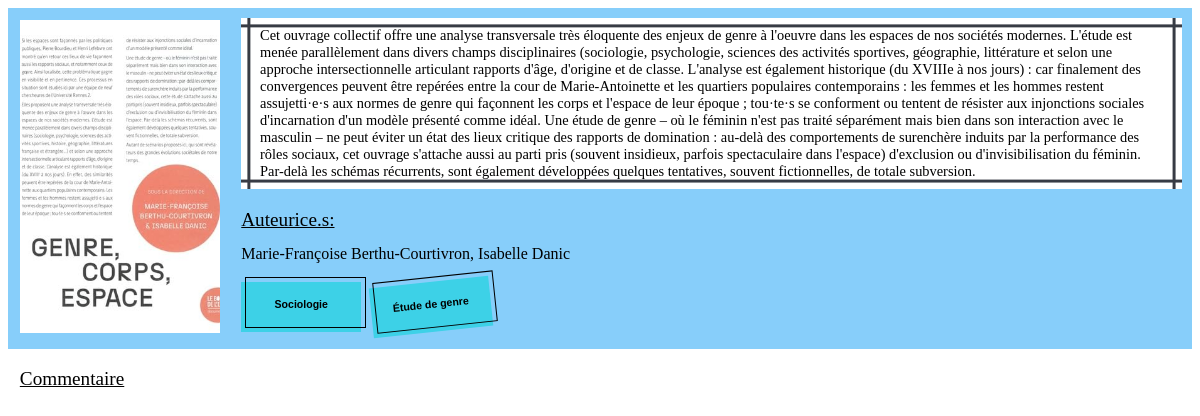
/bookshelf/book/16, run on the app's committed database.
### bookshelf/models.py (models this page shows, shortened)
class Book (models.Model):
    Image = models.ImageField (default="")
    Title = models.CharField (max_length=200, unique=True)
    Description = models.TextField (blank=False)
    Added = models.DateField (default=timezone.now)
    Authors = models.ManyToManyField (Author, through="Book_Author_Link")

class Tag (models.Model):
    TagName = models.CharField (max_length=200)

### bookshelf/views.py (the view)
def book_view (req, Book_Number):
    Book_Obj = Book.objects.get (pk=Book_Number)
    Authors = Get_Authors_For (Book_Number)
    Tags = Get_Tags_For (Book_Number)
    Info = {"book_info": Book_Obj, "Authors": Authors, "Tags": Tags}
    return render (req, "book.html", Info)

### bookshelf/ORM_utils.py (called while the page is built)
def Get_Authors_For (Book_Primary_Key):
    Authors_Linked = Book_Author_Link.objects.filter (Book_Key=Book_Primary_Key).values()
    Authors_List = []
    for A in Authors_Linked:
        One_Author = Author.objects.get (id=A ["Author_Key_id"])
        Authors_List.append ({"order_by": One_Author.Surname.lower(),
                                "value": One_Author.Name + " " +
                                        One_Author.Surname + ", "
                            })
    Authors_List.sort (key=lambda item: item ["order_by"])
    Authors_List[-1]["value"] = Authors_List [-1]["value"][0:-2]  #  delete last comma
    return Authors_List

def Get_Tags_For (Book_Primary_Key):
    max_val = 10
    Angles = [alpha for alpha in range (-max_val, max_val, 2)]
    Tag_Linked = Book_Tag_Link.objects.filter (Book_Key=Book_Primary_Key).values()
    Tag_List = []
    for T in Tag_Linked:
        One_Tag = Tag.objects.get (id=T ["Tag_Key_id"])
        Tag_List.append ({"value": One_Tag.TagName, "style" : {"TagRotation": rnd.choice (Angles)}})
    return Tag_List

### bookshelf/templates/book.html
<!DOCTYPE html>
<html>
    <head>
        {% load static %}
        <link rel="stylesheet" href="{% static 'css/book.css' %}" />
    </head>
    <body>
        <div id="BookInfo">
            <div id="ImageDiv">
                <img src="{% static book_info.Image %}" />
            </div>
            <div id="InfoDiv">
                <div class="DescriptionBorder">
                    <p id="Description">{{book_info.Description}}</p>
                </div>
                <div>
                    <p id="Authors"> Auteurice.s:</p>
                    <p id="Names">
                    {% for Auth in Authors %}
                        {{Auth.value}}
                    {% endfor %}
                    </p>
                </div>
                <li id="TagList">
                    {% for Tag in Tags %}
                        <button class="Tag" role="button" style="transform: rotate({{ Tag.style.TagRotation}}deg)">{{ Tag.value }}</button>
                    {% endfor %}
                </li>
            </div>
        </div>
        <div>
            <p id="Commentary"> Commentaire </p>
        </div>
    </body>
</html>

### bookshelf/static/css/book.css (style rules this page uses)
#BookInfo { display: flex; justify-content: space-evenly; background-color: lightskyblue; }
.DescriptionBorder { margin: 1%; --thickness: 3px; --squishing: .4em; --shift: calc(100% - var(--thickness) - 2*var(--squishing)); --top_left: conic-gradient(from 90deg at var(--thickness) var(--thickness),#0000 90deg,var(--color) 0); --right: var(--squishing)/var(--shift); --bottom: var(--shift); background: var(--top_left) var(--squishing) var(--right) var(--bottom); --color: #373B44; color: var(--color); background-color: white; }
#Description { margin: 1%; padding: 1%; color:black; font-size: 0.9em; }
#ImageDiv { margin: 1% 1% 1% 1%; }
img { width: 200px; height: 313px; object-fit: cover; }
#Authors, #Commentary { font-family: 'Share Tech Mono'; font-size: 1.2em; font-weight: 400; text-decoration: underline; margin-left: 1%; }
#Names { margin-top: -0.5%; margin-left: 1%; }
#TagList { margin-top: 2%; margin-bottom: 1%; display: flex; list-style-type: none; }
.Tag { display: flex; justify-content: center; position: relative; width: 100%; height: 50px; max-width: 120px; border: 0 solid #E5E7EB; box-sizing: border-box; font-family: Trebuchet, sans-serif; font-size: 0.66rem; font-weight: 600; line-height: 1.75rem; padding: 0.5rem 0.5rem; margin-left: 1%; text-decoration: none #000000 solid; text-decoration-thickness: auto; cursor: pointer; color: #000000; background-color: #3DD1E7; }
.Tag:after { position: absolute; bottom: 4px; left: 4px; width: calc(100% - 1px); height: calc(100% - 1px); content: ''; border: 1px solid #000000; }

### data on the page
Book: Image (picture), Description "Cet ouvrage collectif offre une analyse transversale très éloquente des enjeux de genre à l'oeuvre dans les espaces de nos sociétés modernes. L'étude est menée parallèlement dans divers champs disciplinaires (sociologie, psychologie, sciences des activités sportives, géographie, littérature et selon une approche intersectionnelle articulant rapports d'âge, d'origine et de classe. L'analyse est également historique (du XVIIIe à nos jours) : car finalement des convergences peuvent être repérées entre la cour de Marie-Antoinette et les quartiers populaires contemporains : les femmes et les hommes restent assujetti·e·s aux normes de genre qui façonnent les corps et l'espace de leur époque ;…"
Tag: value "Sociologie"
Tag: value "Étude de genre"

### other printed values
{{ Auth.value }} "Marie-Françoise Berthu-Courtivron," "Isabelle Danic"
